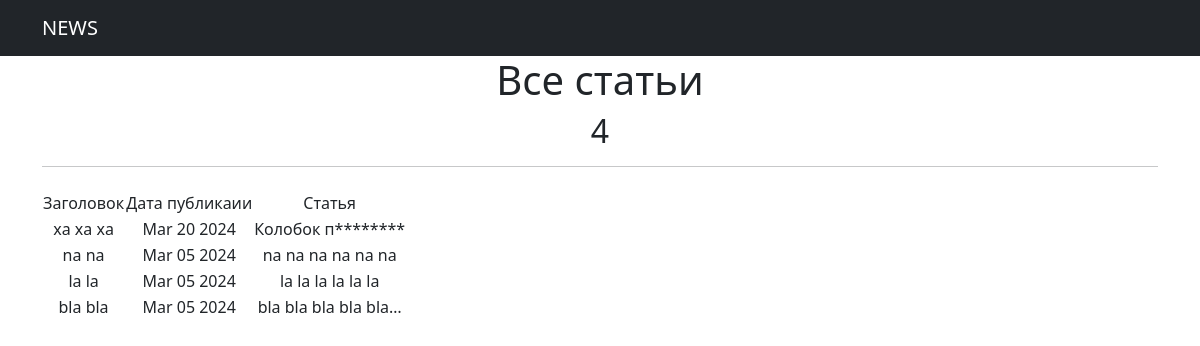
Page /news/ on the committed database.
### new/models.py (models this page shows, shortened)
class Post(models.Model):
    ARTICLE = 'AR'
    NEWS = 'NE'
    ARTICLE_OR_NEWS = [
        (ARTICLE, 'Статья'),
        (NEWS, 'Новость')
    ]
    author = models.ForeignKey("Author", models.CASCADE)
    category = models.ManyToManyField(Category, through='PostCategory')
    time_in = models.DateTimeField(auto_now_add=True)
    choice_news = models.CharField(max_length=2, choices=ARTICLE_OR_NEWS, default=ARTICLE)
    title_news = models.CharField(max_length=150)
    text_news = models.CharField(max_length=1500)
    rating_news = models.IntegerField(default=0)

### new/views.py (the view)
# urls.py: path('', PostList.as_view()),
class PostList(ListView):
    model = Post
    ordering = '-title_news'
    template_name = 'posts.html'
    context_object_name = 'posts'

### new/templatetags/custom_filters.py (called while the page is built)
@register.filter()
def censor(value):
    for census in censor_list:
        value = value.replace(census[1:], '*' * len(census[1:]))
    return value

### templates/posts.html (shortened to what this page needs)
{% extends 'flatpages/default.html' %}
{% load custom_filters %}
{% block content %}
<h1>Все статьи</h1>
<h2>{{posts|length}}</h2>
    <hr size="10">
    {% if posts %}
        <table>
            <tr>
                <td>Заголовок</td>
                <td>Дата публикаии</td>
                <td>Статья</td>
            </tr>
            {% for post in posts %}
            <tr>
                <td>{{ post.title_news|truncatewords:3|censor }}</td>
                <td>{{ post.time_in|date:'M d Y' }}</td>
                <td>{{ post.text_news|truncatechars:20|censor}}</td>
            </tr>
            {% endfor %}
        </table>
    {% else %}
        <h2>Нет статей</h2>
    {% endif %}
{% endblock content %}

### templates/flatpages/default.html (shortened to what this page needs)
<!DOCTYPE html>
<html lang="en">
    <head>
        {% load static %}
        <link href="{% static 'css/styles.css' %}" rel="stylesheet" />
    </head>
    <body>
        <nav class="navbar navbar-expand-lg navbar-dark bg-dark static-top">
           <div class="container">
               <a class="navbar-brand" href="#">NEWS</a>
           </div>
        </nav>
        <div class="container">
   <div class="row">
       <div class="col-lg-12 text-center">
           {% block content %}{% endblock content %}
       </div>
   </div>
</div>
    </body>
</html>

### rows in the picture
Post: title_news|censor "ха ха ха", time_in "Mar 20 2024", text_news|censor "Колобок п********"
Post: title_news|censor "na na", time_in "Mar 05 2024", text_news|censor "na na na na na na"
Post: title_news|censor "la la", time_in "Mar 05 2024", text_news|censor "la la la la la la"
Post: title_news|censor "bla bla", time_in "Mar 05 2024", text_news|censor "bla bla bla bla bla…"

### other values in the picture
{{ posts|length }} "4"
